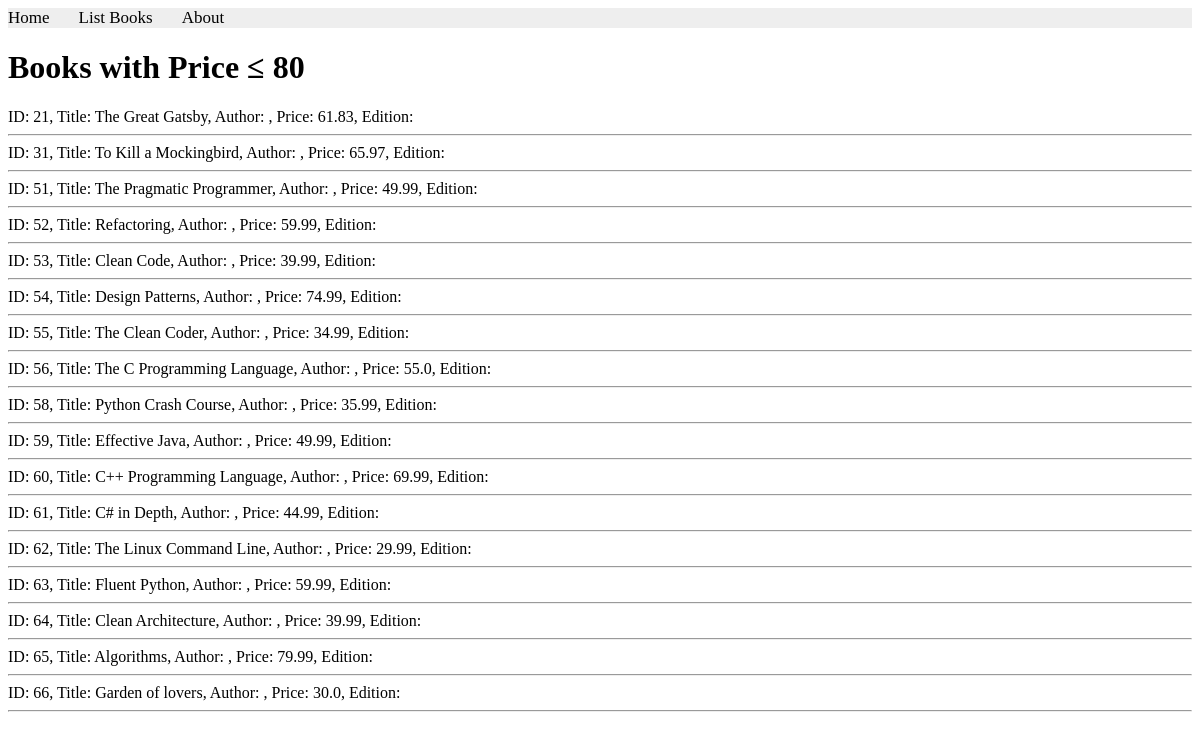
The page /books/lab8/task1 on the database its author committed.
### apps/bookmodule/models.py (models this page shows)
class Book(models.Model):
    title = models.CharField(max_length=100)
    price = models.FloatField(default=0.0)
    quantity = models.IntegerField(default=1)
    pubdate = models.DateTimeField(null=True)
    rating = models.SmallIntegerField(default=1)
    publisher = models.ForeignKey(Publisher, null=True, on_delete=models.SET_NULL)
    authors = models.ManyToManyField(Author)
    percentage = None  # transient field, not stored in DB

### apps/bookmodule/views.py (the view)
# urls.py: path('lab8/task1', views.lab8_task1, name="books.lab8_task1"),
def lab8_task1(request):
    mybooks = Book.objects.filter(Q(price__lte=80))
    return render(request, 'bookmodule/lab8_task1.html', {'books': mybooks})

### apps/templates/bookmodule/lab8_task1.html (shortened to what this page needs)
{% extends "layouts/base.html" %}
{% block content %}
<h1>Books with Price &le; 80</h1>
{% for book in books %}
  ID: {{ book.id }}, Title: {{ book.title }}, Author: {{ book.author }}, Price: {{ book.price }}, Edition: {{ book.edition }}
  <hr>
{% empty %}
  <p>No books found with price less than or equal to 80.</p>
{% endfor %}
{% endblock content %}

### rows shown on the page
Book: id "21", title "The Great Gatsby", price "61.83"
Book: id "31", title "To Kill a Mockingbird", price "65.97"
Book: id "51", title "The Pragmatic Programmer", price "49.99"
Book: id "52", title "Refactoring", price "59.99"
Book: id "53", title "Clean Code", price "39.99"
Book: id "54", title "Design Patterns", price "74.99"
Book: id "55", title "The Clean Coder", price "34.99"
Book: id "56", title "The C Programming Language", price "55.0"
Book: id "58", title "Python Crash Course", price "35.99"
Book: id "59", title "Effective Java", price "49.99"
Book: id "60", title "C++ Programming Language", price "69.99"
Book: id "61", title "C# in Depth", price "44.99"
Book: id "62", title "The Linux Command Line", price "29.99"
Book: id "63", title "Fluent Python", price "59.99"
Book: id "64", title "Clean Architecture", price "39.99"
Book: id "65", title "Algorithms", price "79.99"
Book: id "66", title "Garden of lovers", price "30.0"
